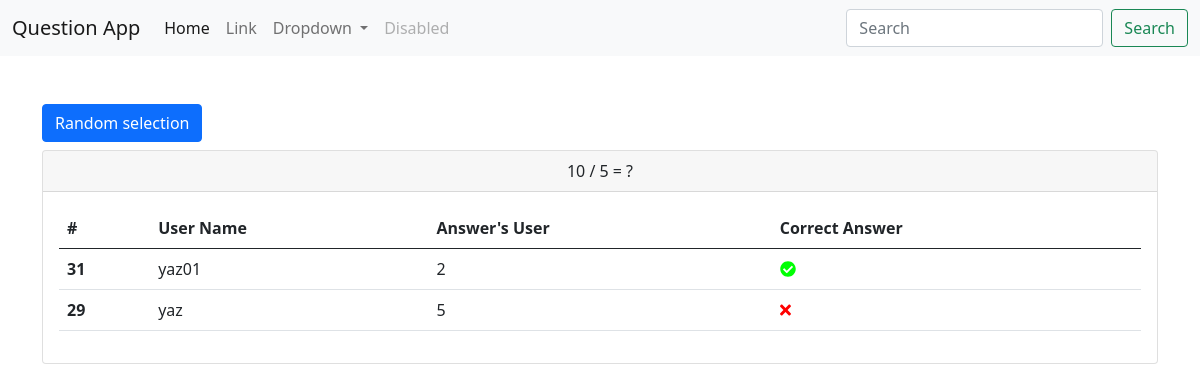
The app's page /administration/quiz/4/ (signed in), older data.
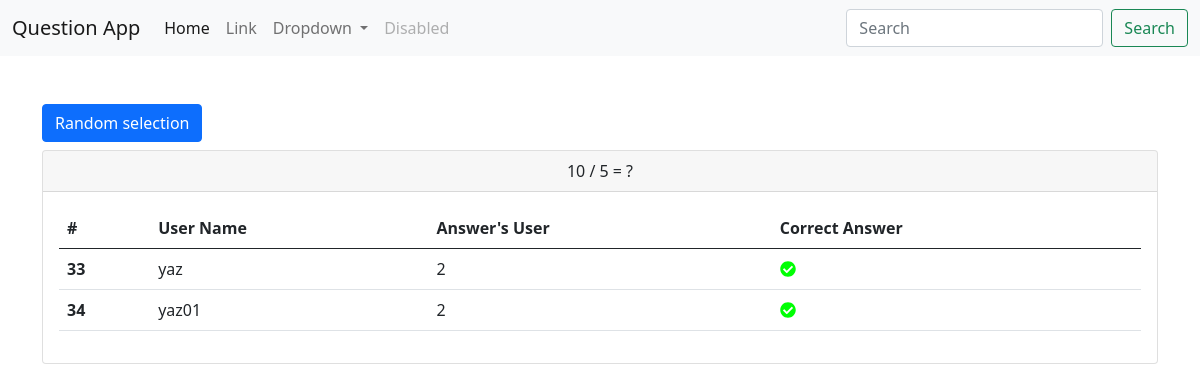
The same page, newer data.
### main/models.py (models this page shows, shortened)
class Questions(models.Model):
    quiz = models.ForeignKey(Quiz, on_delete=models.CASCADE)
    tyep = models.CharField(max_length=255)
    text = models.TextField()
    created_at = models.DateTimeField(auto_now_add=True)

class CorrectAnswer(models.Model):
    correct_answer = models.ForeignKey(Answers, on_delete=models.CASCADE)
    created_by = models.ForeignKey(User, on_delete=models.CASCADE)
    created_at = models.DateTimeField(auto_now_add=True)

class Answers(models.Model):
    question = models.ForeignKey(Questions, on_delete=models.CASCADE)
    text = models.CharField(max_length=255)
    is_correct = models.BooleanField(default=False)
    created_at = models.DateTimeField(auto_now_add=True)
    def __str__(self):
        return self.text

### main/views.py (the view)
def administration_quiz(request,qu_adm_id):
    que= Questions.objects.get(quiz_id=qu_adm_id)
    coAns = CorrectAnswer.objects.filter(correct_answer__question__quiz=qu_adm_id)
    coAns_true = CorrectAnswer.objects.filter(correct_answer__question__quiz=qu_adm_id, correct_answer__is_correct=True)
    import random
    if coAns_true:
        random_coAns = random.choice(coAns_true)
    else:
        random_coAns = None
    context = {
        'coAns':coAns,
        'que':que,
        'random_coAns':random_coAns
    }
    return render(request, 'admincomp/administration_quiz.html', context)

### main/today_context_processor.py (called while the page is built)
def get_date_today(request):
    today = datetime.today()
    return {'today':today}

### templates/admincomp/administration_quiz.html (shortened to what this page needs)
{% extends 'main/base.html'%}
{% block body %}
{% if request.user.is_superuser %}
<button type="button" class="btn btn-primary mt-5" data-bs-toggle="modal" data-bs-target="#exampleModal">
  Random selection
</button>
<div class="card mt-2">
  <div class="card-header text-center">
    {{que.text}}
  </div>
  <div class="card-body">
    {% if coAns %}
      <table class="table">
        <thead>
          <tr>
            <th scope="col">#</th>
            <th scope="col">User Name</th>
            <th scope="col">Answer's User</th>
            <th scope="col">Correct Answer</th>
          </tr>
        </thead>
        <tbody>
            {% for coAn in coAns %}
              <tr>
                <th scope="row">{{coAn.id}}</th>
                <td>{{coAn.created_by}}</td>
                <td>{{coAn.correct_answer}}</td>
                <td>
                  {% if coAn.correct_answer.is_correct == True %}
                  <i class="fas fa-check-circle" style='color:#00ff04;'></i>
                  {% else %}
                    <i class="fas fa-times" style='color:#F00;'></i>
                  {% endif %}
                </td>
              </tr>
          {% endfor %}
        </tbody>
      </table>
    {% else %}
      <h3>NO DATA.</h3>
    {% endif %}
    </div>
  </div>
{% endif %}
{% endblock %}

### templates/main/base.html (shortened to what this page needs)
<!DOCTYPE html>
<html lang="en">
<head>
    <link href="https://cdn.jsdelivr.net/npm/bootstrap@5.0.0-beta2/dist/css/bootstrap.min.css" rel="stylesheet">
</head>
<body>
    <nav class="navbar navbar-expand-lg navbar-light bg-light">
        <div class="container-fluid">
          <a class="navbar-brand" href="{% url 'main:index' %}">Question App</a>
          <div class="collapse navbar-collapse" id="navbarSupportedContent">
            <ul class="navbar-nav me-auto mb-2 mb-lg-0">
              <li class="nav-item">
                <a class="nav-link active" aria-current="page" href="#">Home</a>
              </li>
              <li class="nav-item">
                <a class="nav-link" href="#">Link</a>
              </li>
              <li class="nav-item dropdown">
                <a class="nav-link dropdown-toggle" href="#" id="navbarDropdown" role="button" data-bs-toggle="dropdown" aria-expanded="false">
                  Dropdown
                </a>
              </li>
              <li class="nav-item">
                <a class="nav-link disabled" href="#" tabindex="-1" aria-disabled="true">Disabled</a>
              </li>
            </ul>
            <form class="d-flex">
              <input class="form-control me-2" type="search" placeholder="Search" aria-label="Search">
              <button class="btn btn-outline-success" type="submit">Search</button>
            </form>
          </div>
        </div>
      </nav>
    <div class="container">
        {% block body %}
        {% endblock %}
        </div>
</body>
</html>

Row changes from the older to the newer data that the page shows:
removed CorrectAnswer: id "31", created_by "yaz01", correct_answer "2"
removed CorrectAnswer: id "29", created_by "yaz", correct_answer "5"
added CorrectAnswer: id "33", created_by "yaz", correct_answer "2"
added CorrectAnswer: id "34", created_by "yaz01", correct_answer "2"
